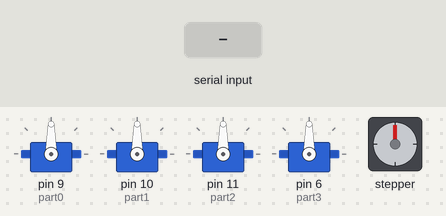
The sketch below on a simulated Arduino Uno, built with avr-gcc and run on an emulated ATmega328P. Parts: 4 × servo, stepper motor. Inputs (shaded band) come from the test bench. Stepper angles assume 800 steps per turn.

Above: at 1.2 s.
1.3 s: "90,45\n" received over Serial
At 3.2 s:
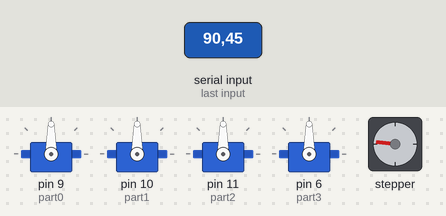
4.3 s: "30,150\n" received over Serial
At 6.6 s:
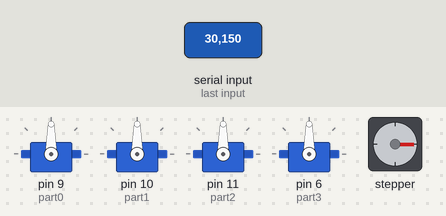
6.9 s: "1\n" received over Serial
At 8.8 s:
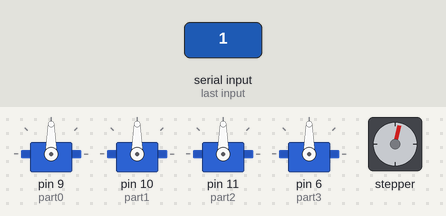
9.1 s: "5\n" received over Serial
At 9.6 s:
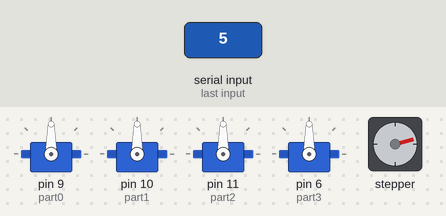
10.8 s: "90\n" received over Serial
At 11.25 s:
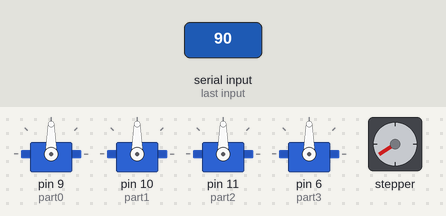
13.8 s: "200\n" received over Serial
At 16.9 s:
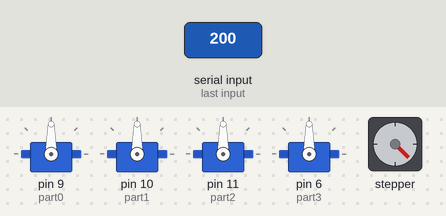
Timing chart, 0 to 17.8 s (numbered marks = the images above; inputs shaded):
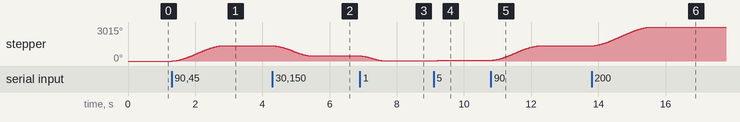

Measured:
- after the input at 1.3 s, stepper: turns 1356° clockwise in 1.5 s, starting at once
- after the input at 4.3 s, stepper: turns 904° counter-clockwise in 1.2 s, starting at once
- after the input at 6.9 s, stepper: turns 438° counter-clockwise in 0.74 s, starting at once
- after the input at 9.1 s, stepper: turns 61° clockwise in 0.22 s, starting at once
- after the input at 10.8 s, stepper: turns 1281° clockwise in 1.4 s, starting at once
- after the input at 13.8 s, stepper: turns 1659° clockwise in 1.8 s, starting at once

The sketch:

main_vithout_logs_and_comments.ino
```cpp
#include <GyverStepper.h>
#include <Servo.h>
Servo part0;
Servo part1;
Servo part2;
Servo part3;
Servo servos[] = {part0, part1, part2, part3};
int servosCurrentPos[] = {90, 90, 90, 90};
int servosTargetPos[] = {90, 90, 90, 90};
uint32_t servosTimer[] = {0, 0, 0, 0};
int sDelay = 30;
uint32_t servosDelay[] = {sDelay, sDelay, sDelay, sDelay};
#define NUMB_OF_SERVOS 3
GStepper<STEPPER2WIRE> stepper(800, 3, 4, 2);
String inputString = "";
bool stringComplete = false;
bool do_not_move = 0;
int number = 0;
int degree = 0;
const float MM_TO_STEPS = 33.5;

void setup() {
  Serial.begin(115200);
  stepper.setRunMode(FOLLOW_POS);
  stepper.setMaxSpeed(15000);
  stepper.autoPower(1);
  stepper.setAcceleration(10000);
  inputString.reserve(10);
  part0.attach(9);
  part1.attach(10);
  part2.attach(11);
  part3.attach(6);
}

void loop() {
  if (stringComplete) {
    processSerialData();
    inputString = "";
    stringComplete = false;
  }
  stepper.tick();
  servoPosControl();
}

void processSerialData() {
  int value = inputString.toInt();
  if (do_not_move == 0) {
    if (value == 0) {
      stepper.autoPower(1);
      stepper.setTarget(1, RELATIVE);
    } else if (value >= 1 && value <= 250) {
      long targetSteps = value * MM_TO_STEPS;
      stepper.setTarget(targetSteps);
      stepper.autoPower(0);
    } else if (value >= 252 && value <= 255) {
      do_not_move = 1;
      number = value - 252;
    }
  } else if (do_not_move == 1) {
    if(value < 181 && value > -1)
      degree = value;
    do_not_move = 0;
    servosTargetPos[number] = degree;
  }
}

void servoPosControl() {
  for (int i = 0; i <= NUMB_OF_SERVOS; i++) {
    if (millis() - servosTimer[i] > servosDelay[i]) {
      int delta = servosCurrentPos[i] == servosTargetPos[i] ? 0 : (servosCurrentPos[i] < servosTargetPos[i] ? 1 : -1);
      servosCurrentPos[i] += delta;
      servosTimer[i] = millis();
      servos[i].write(servosCurrentPos[i]);
    }
  }
}

void serialEvent() {
  while (Serial.available()) {
    char inChar = (char)Serial.read();
    if (inChar == '\n') {
      stringComplete = true;
    } else {
      inputString += inChar;
    }
  }
}
```
